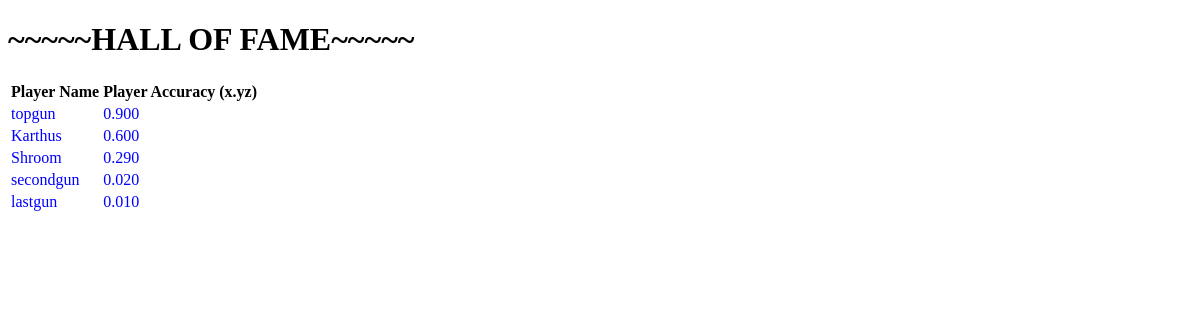
The app's page /hall_of_fame/, older data.
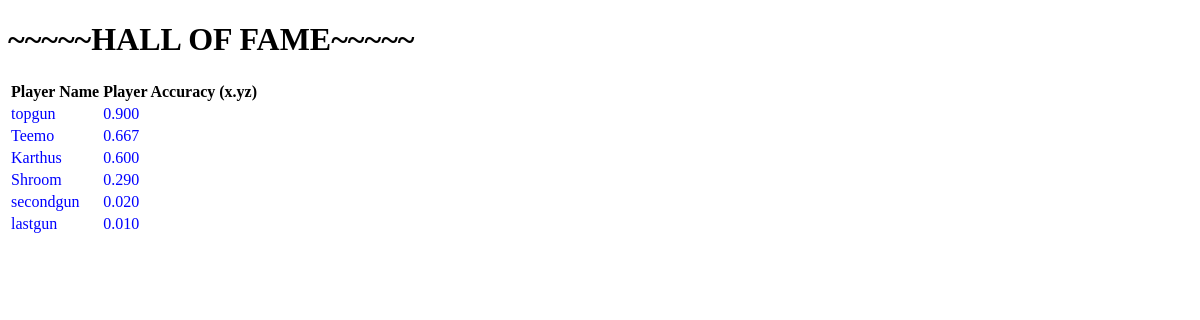
The same page, newer data.
### BattleWeb101/models.py (models this page shows, shortened)
class Player(models.Model):
    player_id = models.AutoField(primary_key=True)
    player_name = models.CharField(max_length=15)
    player_bullets = models.IntegerField(default=3)
    player_hit_points = models.IntegerField(default=20)
    player_suncker_points = models.IntegerField(default=0)
    player_total_shots = models.IntegerField(default=0)  # All historical shots the player has made since his first shot
    player_total_hits = models.IntegerField(default=0)  # Shots that actually hit
    player_accuracy = models.DecimalField(default=0.000, max_digits=6, decimal_places=3)  # 0.000 This field is COOL!!!
    class Meta:
        ordering = ['player_id']

### BattleWeb101/views.py (the view)
# urls.py: path('hall_of_fame/', HallOfFame.as_view(), name='hall_of_fame_urlpattern'),
class HallOfFame(View):
    number_of_fames_to_display = 10
    def get(self, request):
        list_of_fames_descending_order = Player.objects.all().exclude(player_accuracy=0.000).order_by('-player_accuracy')
        context = {
            'hall_of_fame_list': list_of_fames_descending_order
        }
        return render(request, 'battleweb101/HallOfFame.html', context=context)

### BattleWeb101/templates/battleweb101/HallOfFame.html (shortened to what this page needs)
<!DOCTYPE html>
<html lang="en">
<head>
</head>
<body>
    <h1>~~~~~HALL OF FAME~~~~~</h1>
    <table class="table table-hover table-striped">
        <thead>
          <tr>
            <th>Player Name</th>   <th>Player Accuracy (x.yz)</th>
          </tr>
        </thead>
        <tbody>
          {% for player in hall_of_fame_list %}
              <tr style="color: blue;">
                <td>{{player.player_name}}</td>
                <td>{{player.player_accuracy}}</td>
              </tr>
          {% endfor %}
        </tbody>
    </table>
</body>
</html>

Row changes from the older to the newer data that the page shows:
now on this page (row edited): Player: player_name "Teemo", player_accuracy "0.667"
